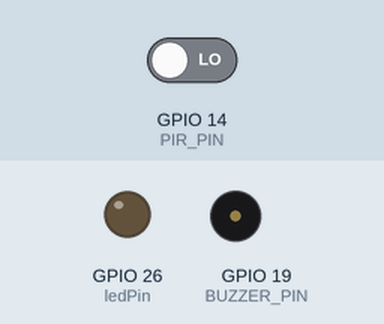
A sketch run on a simulated ESP32. Shown: output pins drawn as LEDs (lit = HIGH), buzzer (waves = sounding, pin HIGH). Dashed ring = blinking. The inputs (shaded band) are chosen by the test bench; at power-on: GPIO 14 (PIR_PIN) LOW. What the sketch prints to the serial monitor is not drawn.

Above: at 1.2 s.
1.3 s: GPIO 14 (PIR_PIN) driven HIGH
At 1.4 s:
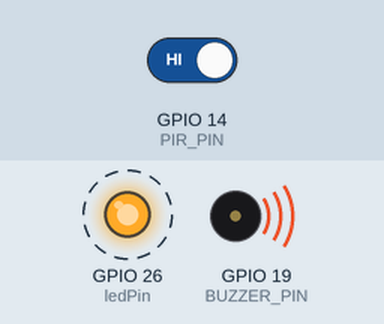
4.3 s: GPIO 14 (PIR_PIN) driven LOW
At 4.9 s:
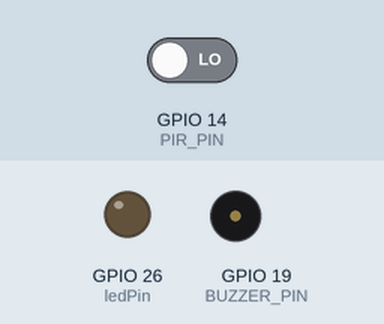
Timing chart, 0 to 7.3 s (numbered marks = the images above; inputs shaded):
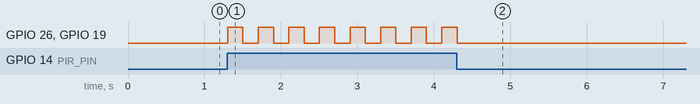

Measured:
- after the input at 1.3 s, GPIO 26 (ledPin), GPIO 19 (BUZZER_PIN): alternates HIGH for 0.20 s and LOW for 0.20 s, starting at once
- after the input at 4.3 s, GPIO 26 (ledPin), GPIO 19 (BUZZER_PIN): goes on until 4.3 s, then stays LOW

The sketch:

Burglar_Alarm.ino
```cpp
/*
 * Filename: Burglar_Alarm
 * Function: The PIR controls the buzzer and LED to simulate the burglar alarm
 * Compiling IDE：ARDUINO 2.3.3
 * Author: https://www.keyestudio.com/
*/
const int ledPin = 26;  // define LED pin to IO26
const int PIR_PIN = 14;  // PIR motion sensor control pin to IO14
const int BUZZER_PIN = 19;  //define active buzzer control pin to IO19

int item = 0;  //define item initial value to 0

void setup() {
  Serial.begin(9600);//set baud rate to 9600
  pinMode(PIR_PIN, INPUT);  //set PIR motion sensor pin to input
  pinMode(BUZZER_PIN, OUTPUT); //set active buzzer pin to output
  pinMode(ledPin, OUTPUT);// set led pin to output
}

void loop() {
  item = digitalRead(PIR_PIN); //Read the digital signal output of PIR motion sensor
  Serial.println(item);    //Print the value of the item
  if (item == 1) {  //Motion detection, output high level signal
    digitalWrite(BUZZER_PIN, HIGH); //Turn on the buzzer
    digitalWrite(ledPin, HIGH); // LED on
    delay(200);//delay 200ms
    digitalWrite(BUZZER_PIN, LOW); //Turn off the buzzer
    digitalWrite(ledPin, LOW); // LED off
    delay(200);//delay 200ms
  } else {  //No signals or data were detected
    digitalWrite(BUZZER_PIN, LOW); //Turn off the buzzer
    digitalWrite(ledPin, LOW); // LED off
  }
}
```
